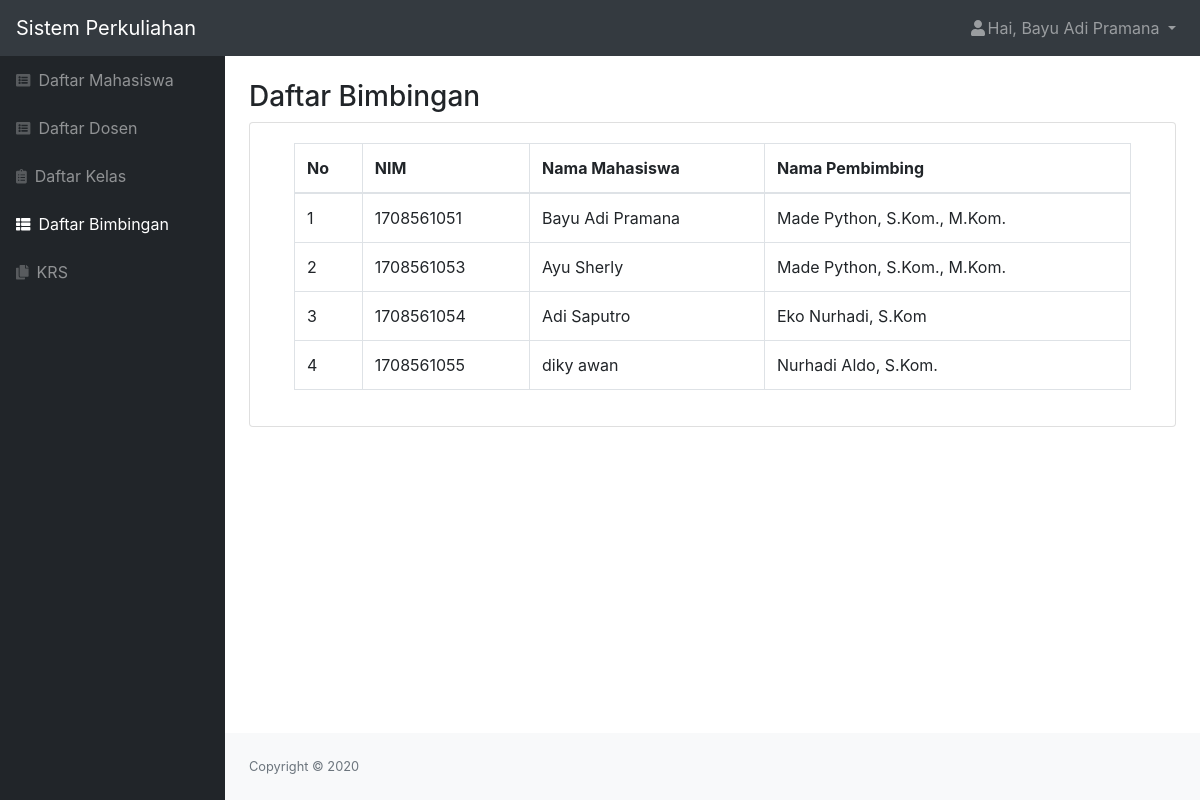
Page /php/bimbingan.php (signed in) on the committed database.
### tables this page shows
CREATE TABLE `bimbingan` (
  `id_bimbingan` int(11) NOT NULL,
  `id_dosen` int(11) NOT NULL,
  `id_mahasiswa` int(11) NOT NULL
);

CREATE TABLE `mahasiswa` (
  `id_mahasiswa` int(11) NOT NULL,
  `role` char(1) NOT NULL,
  `nim` char(10) NOT NULL,
  `nama` varchar(50) NOT NULL,
  `email` varchar(50) NOT NULL,
  `alamat` varchar(50) NOT NULL,
  `tanggal_lahir` date NOT NULL,
  `status` varchar(20) NOT NULL,
  `password` varchar(300) NOT NULL
);

CREATE TABLE `dosen` (
  `id_dosen` int(11) NOT NULL,
  `role` char(1) NOT NULL,
  `nip` varchar(25) NOT NULL,
  `nidn` char(10) NOT NULL,
  `nama` varchar(50) NOT NULL,
  `email` varchar(50) NOT NULL,
  `alamat` varchar(50) NOT NULL,
  `tanggal_lahir` date NOT NULL,
  `status` varchar(20) NOT NULL,
  `password` varchar(300) NOT NULL
);

### php/bimbingan.php (the view, shortened to what this page needs)
<?php
include "function.php";
$queryBimbingan = mysqli_query($koneksi, "SELECT bimbingan.id_bimbingan as id_bimbingan, mahasiswa.nim, dosen.nama as namados, mahasiswa.nama as namamah FROM bimbingan INNER JOIN dosen ON bimbingan.id_dosen=dosen.id_dosen INNER JOIN mahasiswa ON bimbingan.id_mahasiswa=mahasiswa.id_mahasiswa ORDER BY mahasiswa.nim asc");
$nama = $_SESSION['nama'];
$role = $_SESSION['role'];
?>
<!DOCTYPE html>
<html lang="en">
    <head>
        <link href="../css/styles.css" rel="stylesheet" />
        <link href="https://cdn.datatables.net/1.10.20/css/dataTables.bootstrap4.min.css" rel="stylesheet" />
    </head>
    <body class="sb-nav-fixed">
        <nav class="sb-topnav navbar navbar-expand navbar-dark bg-dark">
            <a class="navbar-brand" href="../index.php">Sistem Perkuliahan</a>
            <ul class="navbar-nav ml-auto">
                <li class="nav-item dropdown">
                    <a class="nav-link dropdown-toggle" id="userDropdown" href="#" role="button" data-toggle="dropdown" aria-haspopup="true" aria-expanded="false"><i class="fas fa-user fa-fw"></i>Hai, <?= $nama; ?> </a>
                </li>
            </ul>
        </nav>
        <div id="layoutSidenav">
            <div id="layoutSidenav_nav">
                <nav class="sb-sidenav accordion sb-sidenav-dark" id="sidenavAccordion">
                    <div class="sb-sidenav-menu">
                        <div class="nav">
                            <a class="nav-link" href="mahasiswa.php"
                                ><div class="sb-nav-link-icon"><i class="fas fa-list-alt"></i></div>
                                Daftar Mahasiswa</a
                            >
                            <a class="nav-link" href="dosen.php"
                                ><div class="sb-nav-link-icon"><i class="fas fa-list-alt"></i></div>
                                Daftar Dosen</a
                            >
                            <a class="nav-link" href="kelas.php"
                                ><div class="sb-nav-link-icon"><i class="fas fa-clipboard-list"></i></div>
                                Daftar Kelas</a
                            >
                            <a class="nav-link active" href="bimbingan.php"
                                ><div class="sb-nav-link-icon"><i class="fas fa-th-list"></i></div>
                                Daftar Bimbingan</a
                            >
                            <?php if($role == "1") { ?>
                            <a class="nav-link" href="krs.php"
                                ><div class="sb-nav-link-icon"><i class="fas fa-copy"></i></div>
                                KRS</a>
                            <?php } ?>
                        </div>
                    </div>
                </nav>
            </div>
            <div id="layoutSidenav_content">
                <main>
                    <div class="container-fluid">
                        <h3 class="mt-4">Daftar Bimbingan</h3>
                        <div class="card mb-4">
                            <div class="card-body">
                                <div class="table-responsive">
                                    <div class="container">
                                        <table class="table table-bordered" id="dataTable" width="100%" cellspacing="0">
                                            <thead>
                                                <tr>
                                                    <th>No</th>
                                                    <th>NIM</th>
                                                    <th>Nama Mahasiswa</th>
                                                    <th>Nama Pembimbing</th>
                                                </tr>
                                            </thead>
                                            <?php $i=1;
                                            foreach ($queryBimbingan as $data) : ?>
                                                <tr>
                                                    <td><?= $i++; ?></td>
                                                    <td><?= $data['nim']; ?></td>
                                                    <td><?= $data['namamah']; ?></td>
                                                    <td><?= $data['namados']; ?></td>
                                                </tr>
                                                    <?php endforeach; ?>
                                        </table>
                                    </div>
                                </div>
                            </div>
                        </div>
                    </div>
                </main>
            <?php include "footer.php" ?>
            </div>
        </div>
    </body>
</html>

### php/footer.php
<footer class="py-4 bg-light mt-auto">
    <div class="container-fluid">
        <div class="d-flex align-items-center justify-content-between small">
            <div class="text-muted">Copyright &copy; 2020</div>
        </div>
    </div>
</footer>

### rows in the picture
bimbingan: id_mahasiswa.nim "1708561051", id_mahasiswa.nama "Bayu Adi Pramana", id_dosen.nama "Made Python, S.Kom., M.Kom."
bimbingan: id_mahasiswa.nim "1708561053", id_mahasiswa.nama "Ayu Sherly", id_dosen.nama "Made Python, S.Kom., M.Kom."
bimbingan: id_mahasiswa.nim "1708561054", id_mahasiswa.nama "Adi Saputro", id_dosen.nama "Eko Nurhadi, S.Kom"
bimbingan: id_mahasiswa.nim "1708561055", id_mahasiswa.nama "diky awan", id_dosen.nama "Nurhadi Aldo, S.Kom."

### other values in the picture
$nama "Bayu Adi Pramana"
